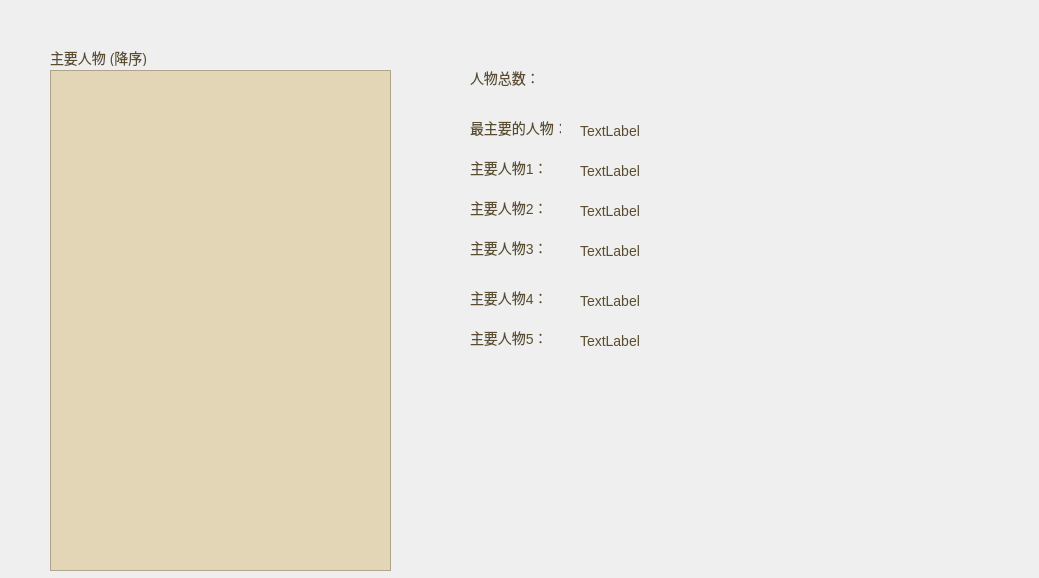
<?xml version="1.0" encoding="UTF-8"?>
<ui version="4.0">
 <class>Statistics</class>
 <widget class="QDialog" name="Statistics">
  <property name="geometry">
   <rect>
    <x>0</x>
    <y>0</y>
    <width>1039</width>
    <height>578</height>
   </rect>
  </property>
  <property name="windowTitle">
   <string>Dialog</string>
  </property>
  <property name="styleSheet">
   <string notr="true">font-size:14px;
color: rgb(90, 77, 45);</string>
  </property>
  <widget class="QListView" name="listView">
   <property name="geometry">
    <rect>
     <x>50</x>
     <y>70</y>
     <width>341</width>
     <height>501</height>
    </rect>
   </property>
   <property name="styleSheet">
    <string notr="true">font-size:14px;
background-color: rgb(227, 214, 182);
color: rgb(90, 77, 45);
height:100px;
</string>
   </property>
  </widget>
  <widget class="QLabel" name="label">
   <property name="geometry">
    <rect>
     <x>50</x>
     <y>50</y>
     <width>151</width>
     <height>16</height>
    </rect>
   </property>
   <property name="text">
    <string>主要人物 (降序)</string>
   </property>
  </widget>
  <widget class="QLabel" name="amount">
   <property name="geometry">
    <rect>
     <x>470</x>
     <y>70</y>
     <width>161</width>
     <height>16</height>
    </rect>
   </property>
   <property name="styleSheet">
    <string notr="true">font-size:14px;
color: rgb(90, 77, 45);</string>
   </property>
   <property name="text">
    <string>人物总数：</string>
   </property>
  </widget>
  <widget class="QLabel" name="label_2">
   <property name="geometry">
    <rect>
     <x>470</x>
     <y>120</y>
     <width>91</width>
     <height>16</height>
    </rect>
   </property>
   <property name="styleSheet">
    <string notr="true">font-size:14px;
color: rgb(90, 77, 45);</string>
   </property>
   <property name="text">
    <string>最主要的人物：</string>
   </property>
  </widget>
  <widget class="QLabel" name="label_3">
   <property name="geometry">
    <rect>
     <x>470</x>
     <y>160</y>
     <width>91</width>
     <height>16</height>
    </rect>
   </property>
   <property name="styleSheet">
    <string notr="true">font-size:14px;
color: rgb(90, 77, 45);</string>
   </property>
   <property name="text">
    <string>主要人物1：</string>
   </property>
  </widget>
  <widget class="QLabel" name="label_4">
   <property name="geometry">
    <rect>
     <x>470</x>
     <y>200</y>
     <width>91</width>
     <height>16</height>
    </rect>
   </property>
   <property name="styleSheet">
    <string notr="true">font-size:14px;
color: rgb(90, 77, 45);</string>
   </property>
   <property name="text">
    <string>主要人物2：</string>
   </property>
  </widget>
  <widget class="QLabel" name="label_5">
   <property name="geometry">
    <rect>
     <x>470</x>
     <y>240</y>
     <width>91</width>
     <height>16</height>
    </rect>
   </property>
   <property name="styleSheet">
    <string notr="true">font-size:14px;
color: rgb(90, 77, 45);</string>
   </property>
   <property name="text">
    <string>主要人物3：</string>
   </property>
  </widget>
  <widget class="QLabel" name="label_6">
   <property name="geometry">
    <rect>
     <x>470</x>
     <y>290</y>
     <width>91</width>
     <height>16</height>
    </rect>
   </property>
   <property name="styleSheet">
    <string notr="true">font-size:14px;
color: rgb(90, 77, 45);</string>
   </property>
   <property name="text">
    <string>主要人物4：</string>
   </property>
  </widget>
  <widget class="QLabel" name="label_7">
   <property name="geometry">
    <rect>
     <x>470</x>
     <y>330</y>
     <width>91</width>
     <height>16</height>
    </rect>
   </property>
   <property name="styleSheet">
    <string notr="true">font-size:14px;
color: rgb(90, 77, 45);</string>
   </property>
   <property name="text">
    <string>主要人物5：</string>
   </property>
  </widget>
  <widget class="QLabel" name="per1">
   <property name="geometry">
    <rect>
     <x>580</x>
     <y>120</y>
     <width>231</width>
     <height>21</height>
    </rect>
   </property>
   <property name="styleSheet">
    <string notr="true">font-size:14px;
color: rgb(90, 77, 45);</string>
   </property>
   <property name="text">
    <string>TextLabel</string>
   </property>
  </widget>
  <widget class="QLabel" name="per2">
   <property name="geometry">
    <rect>
     <x>580</x>
     <y>160</y>
     <width>261</width>
     <height>21</height>
    </rect>
   </property>
   <property name="text">
    <string>TextLabel</string>
   </property>
  </widget>
  <widget class="QLabel" name="per3">
   <property name="geometry">
    <rect>
     <x>580</x>
     <y>200</y>
     <width>301</width>
     <height>21</height>
    </rect>
   </property>
   <property name="text">
    <string>TextLabel</string>
   </property>
  </widget>
  <widget class="QLabel" name="per4">
   <property name="geometry">
    <rect>
     <x>580</x>
     <y>240</y>
     <width>331</width>
     <height>21</height>
    </rect>
   </property>
   <property name="text">
    <string>TextLabel</string>
   </property>
  </widget>
  <widget class="QLabel" name="per5">
   <property name="geometry">
    <rect>
     <x>580</x>
     <y>290</y>
     <width>301</width>
     <height>21</height>
    </rect>
   </property>
   <property name="text">
    <string>TextLabel</string>
   </property>
  </widget>
  <widget class="QLabel" name="per6">
   <property name="geometry">
    <rect>
     <x>580</x>
     <y>330</y>
     <width>311</width>
     <height>21</height>
    </rect>
   </property>
   <property name="text">
    <string>TextLabel</string>
   </property>
  </widget>
 </widget>
 <resources/>
 <connections/>
</ui>
